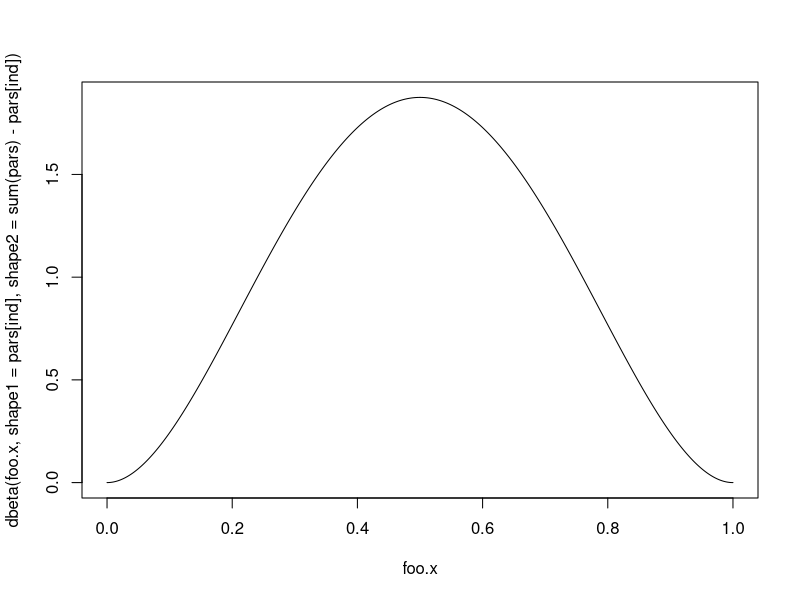

The R source for this figure: (Note: this script raises an error after producing the figure.)
################################
###Mirrored Langevin Algorithm 
#################################
set.seed(123)
###Parmeters of dirichlet posterior
d = 2
nl = rep(3,d)
al= rep(0, d)
pars = nl+al

grad.h = function(x)
{
  rtn = log(x)- log( 1 - sum(x))
  return(rtn)
}

grad.w = function(y)
{
  a0 = sum(pars)
  pars.sub = pars[1:(d-1)]
  rtn = a0*(exp(y)/(1 + sum(y))) - pars.sub
  return(rtn)
}

grad.hstar = function(y)
{
  rtn = exp(y)/( 1 + sum(exp(y)))
  return(rtn)
}


MLD = function(x0, dt, N)
{
  x = matrix(0 , nrow = N, ncol = d-1) 
  y = matrix(0 , nrow = N , ncol = d-1)
  x[1, ] = x0[-d]
  for( i in 2: N) 
  {
    v = rnorm(d-1)
    y[(i-1), ] = grad.h(x[(i-1), ]) 
    y[i, ] = y[(i-1),  ] - dt*grad.w(y[(i-1), ]) + v*sqrt(2 *dt)
    x[i,] = grad.hstar(y[i, ])
    
  }
  x = cbind( x, 1-x)
  return(x)
}







x0 = rep(1/d, d)
#x0 = c(0.1,0.9)
dt = 1e-4
N <- 1e5
try = MLD(x0, dt= dt,N=N)
ind = 1
foo.x = seq(0,1, length.out = 1e3)
plot(foo.x , dbeta(foo.x , shape1 = pars[ind],shape2 = sum(pars) - pars[ind]), type ='l')
plot(density(try[,ind]), col = 'red')

